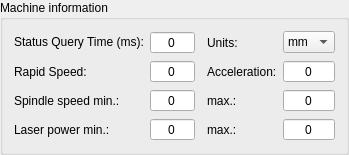
          <widget class="GroupBox" name="grpGRBL">
           <property name="title">
            <string>Machine information</string>
           </property>
           <layout class="QVBoxLayout" name="verticalLayout_5">
            <item>
             <layout class="QGridLayout" name="gridLayout_2" columnstretch="0,1,0,0,1">
              <item row="2" column="1">
               <widget class="QSpinBox" name="txtSpindleSpeedMin">
                <property name="font">
                 <font>
                  <pointsize>9</pointsize>
                 </font>
                </property>
                <property name="alignment">
                 <set>Qt::AlignCenter</set>
                </property>
                <property name="buttonSymbols">
                 <enum>QAbstractSpinBox::NoButtons</enum>
                </property>
                <property name="maximum">
                 <number>99999</number>
                </property>
               </widget>
              </item>
              <item row="0" column="0">
               <widget class="QLabel" name="label_11">
                <property name="text">
                 <string>&lt;html&gt;&lt;head/&gt;&lt;body&gt;&lt;p&gt;Status Query Time (ms):&lt;/p&gt;&lt;/body&gt;&lt;/html&gt;</string>
                </property>
               </widget>
              </item>
              <item row="0" column="1">
               <widget class="QSpinBox" name="txtQueryStateTime">
                <property name="font">
                 <font>
                  <pointsize>9</pointsize>
                 </font>
                </property>
                <property name="alignment">
                 <set>Qt::AlignCenter</set>
                </property>
                <property name="buttonSymbols">
                 <enum>QAbstractSpinBox::NoButtons</enum>
                </property>
                <property name="maximum">
                 <number>9999</number>
                </property>
               </widget>
              </item>
              <item row="0" column="4">
               <widget class="QComboBox" name="cboUnits">
                <property name="sizePolicy">
                 <sizepolicy hsizetype="Expanding" vsizetype="Fixed">
                  <horstretch>0</horstretch>
                  <verstretch>0</verstretch>
                 </sizepolicy>
                </property>
                <item>
                 <property name="text">
                  <string>mm</string>
                 </property>
                </item>
                <item>
                 <property name="text">
                  <string>inch</string>
                 </property>
                </item>
               </widget>
              </item>
              <item row="0" column="2">
               <spacer name="horizontalSpacer_6">
                <property name="orientation">
                 <enum>Qt::Horizontal</enum>
                </property>
                <property name="sizeType">
                 <enum>QSizePolicy::Fixed</enum>
                </property>
                <property name="sizeHint" stdset="0">
                 <size>
                  <width>6</width>
                  <height>20</height>
                 </size>
                </property>
               </spacer>
              </item>
              <item row="0" column="3">
               <widget class="QLabel" name="label_15">
                <property name="text">
                 <string>Units:</string>
                </property>
               </widget>
              </item>
              <item row="1" column="0">
               <widget class="QLabel" name="label_10">
                <property name="text">
                 <string>Rapid Speed:</string>
                </property>
               </widget>
              </item>
              <item row="1" column="1">
               <widget class="QSpinBox" name="txtRapidSpeed">
                <property name="font">
                 <font>
                  <pointsize>9</pointsize>
                 </font>
                </property>
                <property name="alignment">
                 <set>Qt::AlignCenter</set>
                </property>
                <property name="buttonSymbols">
                 <enum>QAbstractSpinBox::NoButtons</enum>
                </property>
                <property name="maximum">
                 <number>99999</number>
                </property>
               </widget>
              </item>
              <item row="1" column="3">
               <widget class="QLabel" name="label_14">
                <property name="text">
                 <string>Acceleration:</string>
                </property>
               </widget>
              </item>
              <item row="1" column="4">
               <widget class="QSpinBox" name="txtAcceleration">
                <property name="font">
                 <font>
                  <pointsize>9</pointsize>
                 </font>
                </property>
                <property name="alignment">
                 <set>Qt::AlignCenter</set>
                </property>
                <property name="buttonSymbols">
                 <enum>QAbstractSpinBox::NoButtons</enum>
                </property>
                <property name="maximum">
                 <number>99999</number>
                </property>
               </widget>
              </item>
              <item row="2" column="3">
               <widget class="QLabel" name="label_13">
                <property name="text">
                 <string>max.:</string>
                </property>
               </widget>
              </item>
              <item row="2" column="0">
               <widget class="QLabel" name="label_12">
                <property name="text">
                 <string>Spindle speed min.:</string>
                </property>
               </widget>
              </item>
              <item row="2" column="4">
               <widget class="QSpinBox" name="txtSpindleSpeedMax">
                <property name="font">
                 <font>
                  <pointsize>9</pointsize>
                 </font>
                </property>
                <property name="alignment">
                 <set>Qt::AlignCenter</set>
                </property>
                <property name="buttonSymbols">
                 <enum>QAbstractSpinBox::NoButtons</enum>
                </property>
                <property name="maximum">
                 <number>99999</number>
                </property>
               </widget>
              </item>
              <item row="3" column="0">
               <widget class="QLabel" name="label_18">
                <property name="text">
                 <string>Laser power min.:</string>
                </property>
               </widget>
              </item>
              <item row="3" column="1">
               <widget class="QSpinBox" name="txtLaserPowerMin">
                <property name="font">
                 <font>
                  <pointsize>9</pointsize>
                 </font>
                </property>
                <property name="alignment">
                 <set>Qt::AlignCenter</set>
                </property>
                <property name="buttonSymbols">
                 <enum>QAbstractSpinBox::NoButtons</enum>
                </property>
                <property name="maximum">
                 <number>99999</number>
                </property>
               </widget>
              </item>
              <item row="3" column="3">
               <widget class="QLabel" name="label_35">
                <property name="text">
                 <string>max.:</string>
                </property>
               </widget>
              </item>
              <item row="3" column="4">
               <widget class="QSpinBox" name="txtLaserPowerMax">
                <property name="font">
                 <font>
                  <pointsize>9</pointsize>
                 </font>
                </property>
                <property name="alignment">
                 <set>Qt::AlignCenter</set>
                </property>
                <property name="buttonSymbols">
                 <enum>QAbstractSpinBox::NoButtons</enum>
                </property>
                <property name="maximum">
                 <number>99999</number>
                </property>
               </widget>
              </item>
             </layout>
            </item>
           </layout>
          </widget>
